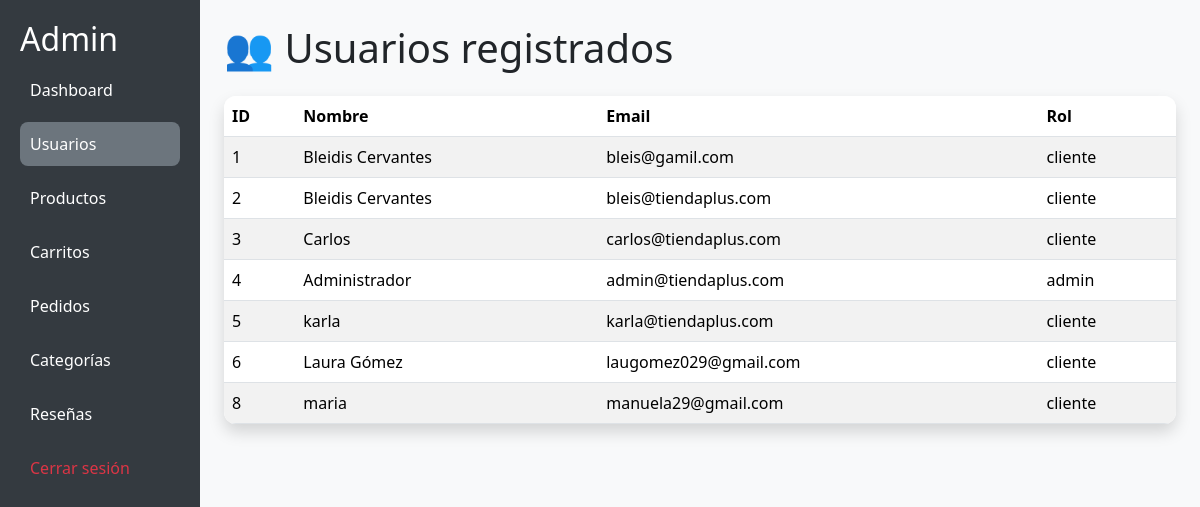
/admin/usuarios.php, run on the app's committed database.
### tables this page shows
CREATE TABLE `usuarios` (
  `id` int(11) NOT NULL,
  `nombre` varchar(100) NOT NULL,
  `email` varchar(100) NOT NULL,
  `password` varchar(255) DEFAULT NULL,
  `rol` enum('admin','cliente','administrador') DEFAULT 'cliente'
);

### admin/usuarios.php (the view, shortened to what this page needs)
<?php
$conn = new mysqli("localhost", "root", "", "TiendaPlus");
$result = $conn->query("SELECT id, nombre, email, rol FROM usuarios");
?>
<!DOCTYPE html>
<html lang="es">
<head>
  <link href="https://cdn.jsdelivr.net/npm/bootstrap@5.3.2/dist/css/bootstrap.min.css" rel="stylesheet">
</head>
<body>
<div class="container-fluid">
  <div class="row">
    <div class="col-md-2 sidebar">
      <h2 class="text-white">Admin</h2>
      <a href="index.php">Dashboard</a>
      <a href="usuarios.php" class="bg-secondary">Usuarios</a>
      <a href="productos.php">Productos</a>
      <a href="carritos.php">Carritos</a>
      <a href="pedidos.php">Pedidos</a>
      <a href="categorias.php">Categorías</a>
      <a href="resenas.php">Reseñas</a>
      <a href="logout.php" class="text-danger">Cerrar sesión</a>
    </div>
    <div class="col-md-10 p-4">
      <h1 class="mb-4">👥 Usuarios registrados</h1>
      <?php if ($result->num_rows > 0): ?>
        <table class="table table-striped table-hover shadow">
          <thead>
            <tr>
              <th>ID</th>
              <th>Nombre</th>
              <th>Email</th>
              <th>Rol</th>
            </tr>
          </thead>
          <tbody>
            <?php while($row = $result->fetch_assoc()): ?>
            <tr>
              <td><?= $row['id'] ?></td>
              <td><?= htmlspecialchars($row['nombre']) ?></td>
              <td><?= htmlspecialchars($row['email']) ?></td>
              <td><?= htmlspecialchars($row['rol']) ?></td>
            </tr>
            <?php endwhile; ?>
          </tbody>
        </table>
      <?php else: ?>
        <p>No hay usuarios registrados aún.</p>
      <?php endif; ?>
    </div>
  </div>
</div>
</body>
</html>

### admin/usuarios.php (style rules this page uses)
body { background: #f8f9fa; }
.sidebar { height: 100vh; background: #343a40; padding: 20px; }
.sidebar a { color: white; display: block; margin: 10px 0; text-decoration: none; padding: 10px; border-radius: 8px; }
table { background: white; border-radius: 12px; overflow: hidden; }
th { background: #343a40; color: white; }

### data on the page
usuarios: id "1", nombre "Bleidis Cervantes", email "bleis@gamil.com", rol "cliente"
usuarios: id "2", nombre "Bleidis Cervantes", email "bleis@tiendaplus.com", rol "cliente"
usuarios: id "3", nombre "Carlos", email "carlos@tiendaplus.com", rol "cliente"
usuarios: id "4", nombre "Administrador", email "admin@tiendaplus.com", rol "admin"
usuarios: id "5", nombre "karla", email "karla@tiendaplus.com", rol "cliente"
usuarios: id "6", nombre "Laura Gómez", email "laugomez029@gmail.com", rol "cliente"
usuarios: id "8", nombre "maria", email "manuela29@gmail.com", rol "cliente"
